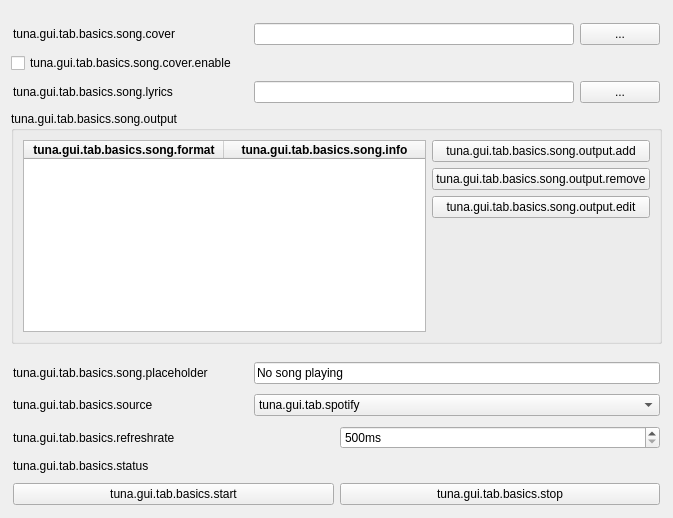
     <widget class="QWidget" name="tab_basic">
      <attribute name="title">
       <string>tuna.gui.tab.basics</string>
      </attribute>
      <layout class="QVBoxLayout" name="verticalLayout_4">
       <item>
        <widget class="QFrame" name="frame_song_path">
         <property name="frameShape">
          <enum>QFrame::NoFrame</enum>
         </property>
         <property name="frameShadow">
          <enum>QFrame::Raised</enum>
         </property>
         <layout class="QHBoxLayout" name="horizontalLayout_5">
          <property name="leftMargin">
           <number>2</number>
          </property>
          <property name="topMargin">
           <number>2</number>
          </property>
          <property name="rightMargin">
           <number>2</number>
          </property>
          <property name="bottomMargin">
           <number>2</number>
          </property>
         </layout>
        </widget>
       </item>
       <item>
        <widget class="QFrame" name="frame_cover">
         <property name="frameShape">
          <enum>QFrame::NoFrame</enum>
         </property>
         <property name="frameShadow">
          <enum>QFrame::Raised</enum>
         </property>
         <layout class="QHBoxLayout" name="horizontalLayout_7">
          <property name="leftMargin">
           <number>2</number>
          </property>
          <property name="topMargin">
           <number>2</number>
          </property>
          <property name="rightMargin">
           <number>2</number>
          </property>
          <property name="bottomMargin">
           <number>2</number>
          </property>
          <item>
           <widget class="QLabel" name="label_9">
            <property name="sizePolicy">
             <sizepolicy hsizetype="Minimum" vsizetype="Preferred">
              <horstretch>0</horstretch>
              <verstretch>0</verstretch>
             </sizepolicy>
            </property>
            <property name="text">
             <string>tuna.gui.tab.basics.song.cover</string>
            </property>
           </widget>
          </item>
          <item>
           <spacer name="horizontalSpacer_8">
            <property name="orientation">
             <enum>Qt::Horizontal</enum>
            </property>
            <property name="sizeHint" stdset="0">
             <size>
              <width>40</width>
              <height>20</height>
             </size>
            </property>
           </spacer>
          </item>
          <item>
           <widget class="QLineEdit" name="txt_song_cover">
            <property name="sizePolicy">
             <sizepolicy hsizetype="Minimum" vsizetype="Fixed">
              <horstretch>0</horstretch>
              <verstretch>0</verstretch>
             </sizepolicy>
            </property>
            <property name="minimumSize">
             <size>
              <width>320</width>
              <height>0</height>
             </size>
            </property>
            <property name="echoMode">
             <enum>QLineEdit::Normal</enum>
            </property>
           </widget>
          </item>
          <item>
           <widget class="QPushButton" name="btn_browse_song_cover">
            <property name="sizePolicy">
             <sizepolicy hsizetype="Fixed" vsizetype="Fixed">
              <horstretch>0</horstretch>
              <verstretch>0</verstretch>
             </sizepolicy>
            </property>
            <property name="text">
             <string>...</string>
            </property>
           </widget>
          </item>
         </layout>
        </widget>
       </item>
       <item>
        <widget class="QCheckBox" name="cb_dl_cover">
         <property name="text">
          <string>tuna.gui.tab.basics.song.cover.enable</string>
         </property>
        </widget>
       </item>
       <item>
        <widget class="QFrame" name="frame_lyrics">
         <property name="frameShape">
          <enum>QFrame::NoFrame</enum>
         </property>
         <property name="frameShadow">
          <enum>QFrame::Raised</enum>
         </property>
         <layout class="QHBoxLayout" name="horizontalLayout_6">
          <property name="leftMargin">
           <number>2</number>
          </property>
          <property name="topMargin">
           <number>2</number>
          </property>
          <property name="rightMargin">
           <number>2</number>
          </property>
          <property name="bottomMargin">
           <number>2</number>
          </property>
          <item>
           <widget class="QLabel" name="label_8">
            <property name="sizePolicy">
             <sizepolicy hsizetype="Minimum" vsizetype="Preferred">
              <horstretch>0</horstretch>
              <verstretch>0</verstretch>
             </sizepolicy>
            </property>
            <property name="text">
             <string>tuna.gui.tab.basics.song.lyrics</string>
            </property>
           </widget>
          </item>
          <item>
           <spacer name="horizontalSpacer_7">
            <property name="orientation">
             <enum>Qt::Horizontal</enum>
            </property>
            <property name="sizeHint" stdset="0">
             <size>
              <width>40</width>
              <height>20</height>
             </size>
            </property>
           </spacer>
          </item>
          <item>
           <widget class="QLineEdit" name="txt_song_lyrics">
            <property name="sizePolicy">
             <sizepolicy hsizetype="Minimum" vsizetype="Fixed">
              <horstretch>0</horstretch>
              <verstretch>0</verstretch>
             </sizepolicy>
            </property>
            <property name="minimumSize">
             <size>
              <width>320</width>
              <height>0</height>
             </size>
            </property>
            <property name="echoMode">
             <enum>QLineEdit::Normal</enum>
            </property>
           </widget>
          </item>
          <item>
           <widget class="QPushButton" name="btn_browse_song_lyrics">
            <property name="sizePolicy">
             <sizepolicy hsizetype="Fixed" vsizetype="Fixed">
              <horstretch>0</horstretch>
              <verstretch>0</verstretch>
             </sizepolicy>
            </property>
            <property name="text">
             <string>...</string>
            </property>
           </widget>
          </item>
         </layout>
        </widget>
       </item>
       <item>
        <widget class="QGroupBox" name="groupBox_2">
         <property name="title">
          <string>tuna.gui.tab.basics.song.output</string>
         </property>
         <layout class="QVBoxLayout" name="verticalLayout_9">
          <item>
           <layout class="QHBoxLayout" name="horizontalLayout_18">
            <item>
             <widget class="QTableWidget" name="tbl_outputs">
              <property name="editTriggers">
               <set>QAbstractItemView::NoEditTriggers</set>
              </property>
              <property name="showDropIndicator" stdset="0">
               <bool>false</bool>
              </property>
              <property name="selectionBehavior">
               <enum>QAbstractItemView::SelectRows</enum>
              </property>
              <property name="showGrid">
               <bool>false</bool>
              </property>
              <property name="wordWrap">
               <bool>false</bool>
              </property>
              <property name="cornerButtonEnabled">
               <bool>false</bool>
              </property>
              <attribute name="horizontalHeaderMinimumSectionSize">
               <number>37</number>
              </attribute>
              <attribute name="horizontalHeaderDefaultSectionSize">
               <number>200</number>
              </attribute>
              <attribute name="horizontalHeaderShowSortIndicator" stdset="0">
               <bool>false</bool>
              </attribute>
              <attribute name="horizontalHeaderStretchLastSection">
               <bool>true</bool>
              </attribute>
              <attribute name="verticalHeaderVisible">
               <bool>false</bool>
              </attribute>
              <column>
               <property name="text">
                <string>tuna.gui.tab.basics.song.format</string>
               </property>
               <property name="font">
                <font>
                 <weight>75</weight>
                 <bold>true</bold>
                </font>
               </property>
               <property name="textAlignment">
                <set>AlignCenter</set>
               </property>
              </column>
              <column>
               <property name="text">
                <string>tuna.gui.tab.basics.song.info</string>
               </property>
               <property name="font">
                <font>
                 <weight>75</weight>
                 <bold>true</bold>
                </font>
               </property>
               <property name="textAlignment">
                <set>AlignCenter</set>
               </property>
              </column>
             </widget>
            </item>
            <item>
             <layout class="QVBoxLayout" name="verticalLayout_8">
              <item>
               <widget class="QPushButton" name="btn_add_output">
                <property name="text">
                 <string>tuna.gui.tab.basics.song.output.add</string>
                </property>
               </widget>
              </item>
              <item>
               <widget class="QPushButton" name="btn_remove_output">
                <property name="text">
                 <string>tuna.gui.tab.basics.song.output.remove</string>
                </property>
               </widget>
              </item>
              <item>
               <widget class="QPushButton" name="btn_edit_output">
                <property name="text">
                 <string>tuna.gui.tab.basics.song.output.edit</string>
                </property>
               </widget>
              </item>
              <item>
               <spacer name="verticalSpacer">
                <property name="orientation">
                 <enum>Qt::Vertical</enum>
                </property>
                <property name="sizeHint" stdset="0">
                 <size>
                  <width>20</width>
                  <height>40</height>
                 </size>
                </property>
               </spacer>
              </item>
             </layout>
            </item>
           </layout>
          </item>
         </layout>
        </widget>
       </item>
       <item>
        <widget class="QFrame" name="frame_format">
         <property name="frameShape">
          <enum>QFrame::NoFrame</enum>
         </property>
         <property name="frameShadow">
          <enum>QFrame::Raised</enum>
         </property>
         <layout class="QHBoxLayout" name="horizontalLayout_8">
          <property name="leftMargin">
           <number>2</number>
          </property>
          <property name="topMargin">
           <number>2</number>
          </property>
          <property name="rightMargin">
           <number>2</number>
          </property>
          <property name="bottomMargin">
           <number>2</number>
          </property>
         </layout>
        </widget>
       </item>
       <item>
        <widget class="QFrame" name="frame_placeholder">
         <property name="frameShape">
          <enum>QFrame::NoFrame</enum>
         </property>
         <property name="frameShadow">
          <enum>QFrame::Raised</enum>
         </property>
         <layout class="QHBoxLayout" name="horizontalLayout_9">
          <property name="leftMargin">
           <number>2</number>
          </property>
          <property name="topMargin">
           <number>2</number>
          </property>
          <property name="rightMargin">
           <number>2</number>
          </property>
          <property name="bottomMargin">
           <number>2</number>
          </property>
          <item>
           <widget class="QLabel" name="label_11">
            <property name="sizePolicy">
             <sizepolicy hsizetype="Minimum" vsizetype="Preferred">
              <horstretch>0</horstretch>
              <verstretch>0</verstretch>
             </sizepolicy>
            </property>
            <property name="text">
             <string>tuna.gui.tab.basics.song.placeholder</string>
            </property>
           </widget>
          </item>
          <item>
           <spacer name="horizontalSpacer_10">
            <property name="orientation">
             <enum>Qt::Horizontal</enum>
            </property>
            <property name="sizeHint" stdset="0">
             <size>
              <width>40</width>
              <height>20</height>
             </size>
            </property>
           </spacer>
          </item>
          <item>
           <widget class="QLineEdit" name="txt_song_placeholder">
            <property name="sizePolicy">
             <sizepolicy hsizetype="Minimum" vsizetype="Fixed">
              <horstretch>0</horstretch>
              <verstretch>0</verstretch>
             </sizepolicy>
            </property>
            <property name="minimumSize">
             <size>
              <width>406</width>
              <height>0</height>
             </size>
            </property>
            <property name="toolTip">
             <string>When nothing's playing this is used</string>
            </property>
            <property name="text">
             <string>No song playing</string>
            </property>
            <property name="echoMode">
             <enum>QLineEdit::Normal</enum>
            </property>
           </widget>
          </item>
         </layout>
        </widget>
       </item>
       <item>
        <widget class="QFrame" name="frame_source">
         <property name="frameShape">
          <enum>QFrame::NoFrame</enum>
         </property>
         <property name="frameShadow">
          <enum>QFrame::Raised</enum>
         </property>
         <layout class="QHBoxLayout" name="horizontalLayout_10">
          <property name="leftMargin">
           <number>2</number>
          </property>
          <property name="topMargin">
           <number>2</number>
          </property>
          <property name="rightMargin">
           <number>2</number>
          </property>
          <property name="bottomMargin">
           <number>2</number>
          </property>
          <item>
           <widget class="QLabel" name="label_12">
            <property name="sizePolicy">
             <sizepolicy hsizetype="Minimum" vsizetype="Preferred">
              <horstretch>0</horstretch>
              <verstretch>0</verstretch>
             </sizepolicy>
            </property>
            <property name="text">
             <string>tuna.gui.tab.basics.source</string>
            </property>
           </widget>
          </item>
          <item>
           <spacer name="horizontalSpacer_11">
            <property name="orientation">
             <enum>Qt::Horizontal</enum>
            </property>
            <property name="sizeHint" stdset="0">
             <size>
              <width>40</width>
              <height>20</height>
             </size>
            </property>
           </spacer>
          </item>
          <item>
           <widget class="QComboBox" name="cb_source">
            <property name="sizePolicy">
             <sizepolicy hsizetype="Minimum" vsizetype="Fixed">
              <horstretch>0</horstretch>
              <verstretch>0</verstretch>
             </sizepolicy>
            </property>
            <property name="minimumSize">
             <size>
              <width>406</width>
              <height>0</height>
             </size>
            </property>
            <item>
             <property name="text">
              <string>tuna.gui.tab.spotify</string>
             </property>
            </item>
            <item>
             <property name="text">
              <string>tuna.gui.tab.window_title</string>
             </property>
            </item>
           </widget>
          </item>
         </layout>
        </widget>
       </item>
       <item>
        <widget class="QFrame" name="frame_refresh">
         <property name="frameShape">
          <enum>QFrame::NoFrame</enum>
         </property>
         <property name="frameShadow">
          <enum>QFrame::Raised</enum>
         </property>
         <layout class="QHBoxLayout" name="horizontalLayout_12">
          <property name="leftMargin">
           <number>2</number>
          </property>
          <property name="topMargin">
           <number>2</number>
          </property>
          <property name="rightMargin">
           <number>2</number>
          </property>
          <property name="bottomMargin">
           <number>2</number>
          </property>
          <item>
           <widget class="QLabel" name="label_14">
            <property name="text">
             <string>tuna.gui.tab.basics.refreshrate</string>
            </property>
           </widget>
          </item>
          <item>
           <widget class="QSpinBox" name="sb_refresh_rate">
            <property name="suffix">
             <string>ms</string>
            </property>
            <property name="prefix">
             <string/>
            </property>
            <property name="minimum">
             <number>500</number>
            </property>
            <property name="maximum">
             <number>10000</number>
            </property>
           </widget>
          </item>
         </layout>
        </widget>
       </item>
       <item>
        <widget class="QFrame" name="frame_preview">
         <property name="frameShape">
          <enum>QFrame::NoFrame</enum>
         </property>
         <property name="frameShadow">
          <enum>QFrame::Raised</enum>
         </property>
         <layout class="QHBoxLayout" name="horizontalLayout_13">
          <property name="leftMargin">
           <number>2</number>
          </property>
          <property name="topMargin">
           <number>2</number>
          </property>
          <property name="rightMargin">
           <number>2</number>
          </property>
          <property name="bottomMargin">
           <number>2</number>
          </property>
          <item>
           <widget class="QLabel" name="lbl_status">
            <property name="text">
             <string>tuna.gui.tab.basics.status</string>
            </property>
           </widget>
          </item>
         </layout>
        </widget>
       </item>
       <item>
        <widget class="QFrame" name="frame_control">
         <property name="frameShape">
          <enum>QFrame::NoFrame</enum>
         </property>
         <property name="frameShadow">
          <enum>QFrame::Raised</enum>
         </property>
         <layout class="QHBoxLayout" name="horizontalLayout_11">
          <property name="leftMargin">
           <number>2</number>
          </property>
          <property name="topMargin">
           <number>2</number>
          </property>
          <property name="rightMargin">
           <number>2</number>
          </property>
          <property name="bottomMargin">
           <number>2</number>
          </property>
          <item>
           <widget class="QPushButton" name="btn_start">
            <property name="text">
             <string>tuna.gui.tab.basics.start</string>
            </property>
           </widget>
          </item>
          <item>
           <widget class="QPushButton" name="btn_stop">
            <property name="text">
             <string>tuna.gui.tab.basics.stop</string>
            </property>
           </widget>
          </item>
         </layout>
        </widget>
       </item>
      </layout>
     </widget>
